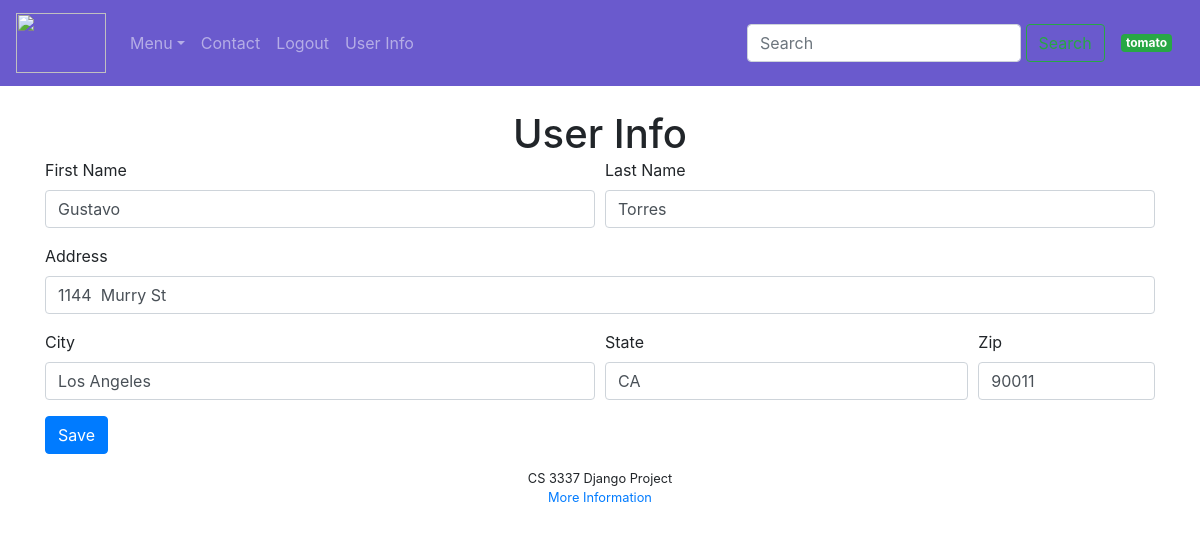
The app's page /user_info (signed in), older data.
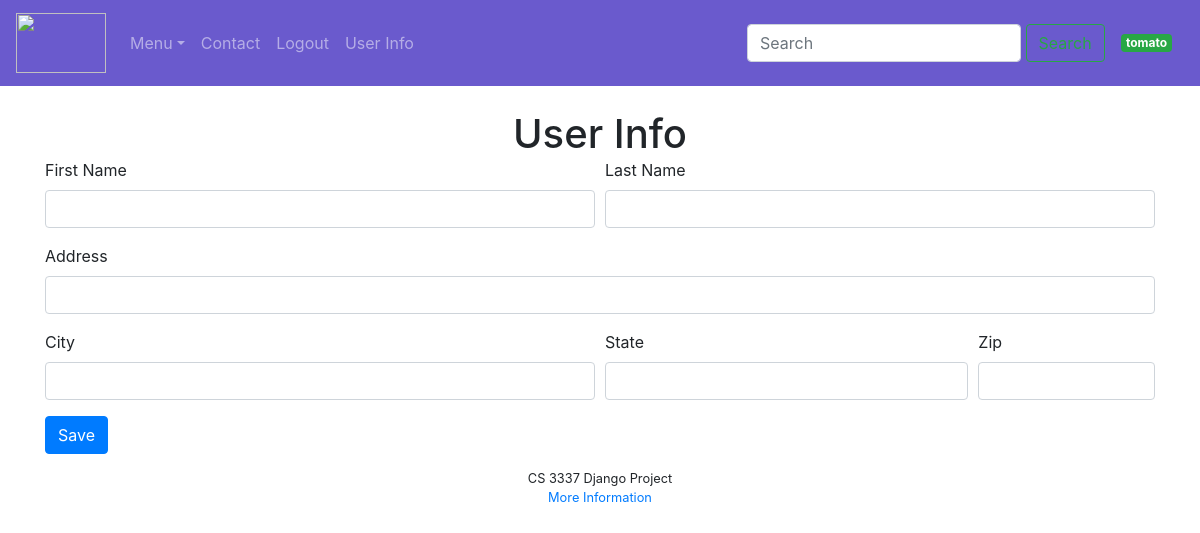
The same page, newer data.
### bookMng/models.py (models this page shows, shortened)
class User(models.Model):
    first_name = models.CharField(max_length=200)
    last_name = models.CharField(max_length=200)
    street = models.CharField(max_length=200)
    city = models.CharField(max_length=200)
    state = models.CharField(max_length=200)
    zipcode = models.CharField(max_length=200)
    username = models.OneToOneField(User, unique=True, on_delete=models.CASCADE)

### bookMng/views.py (the view)
# urls.py: path('user_info', views.user_info, name='user_info')
@login_required(login_url=reverse_lazy('login'))
def user_info(request):
    if request.method == 'POST':
        if User.objects.filter(username=request.user).exists():
            user = User.objects.get(username=request.user)
            form = UserInfoForm(request.POST, instance=user)
            if form.is_valid():
                userinfo = form.save(commit=False)
                try:
                    userinfo.username = request.user
                except Exception:
                    print('exception')
                    pass
                userinfo.save()
                return HttpResponseRedirect('/user_info')
        else:
            form = UserInfoForm(request.POST)
            if form.is_valid():
                userinfo = form.save(commit=False)
                try:
                    userinfo.username = request.user
                except Exception:
                    pass
                userinfo.save()
                return HttpResponseRedirect('/user_info')
    else:
        username = request.user
        if User.objects.filter(username=username).exists():
            user = User.objects.get(username=request.user )
            form = UserInfoForm(initial={
                'first_name': user.first_name,
                'last_name': user.last_name,
                'street': user.street,
                'city': user.city,
                'state': user.state,
                'zipcode': user.zipcode,
            })
        else:
            print('ran2')
            form = UserInfoForm()
    return render(request,
                  'bookMng/user_info.html',
                  {
                      'form': form,
                      'item_list': MainMenu.objects.all(),
                  }
                  )

### bookMng/forms.py
class UserInfoForm(ModelForm):
    class Meta:
        model = User
        fields = [
            'first_name',
            'last_name',
            'street',
            'city',
            'state',
            'zipcode',
        ]
        widgets = {
            'first_name': forms.TextInput(
                attrs={
                    'class': 'form-control'
                }
            ),
            'last_name': forms.TextInput(
                attrs={
                    'class': 'form-control'
                }
            ),
            'street': forms.TextInput(
                attrs={
                    'class': 'form-control'
                }
            ),
            'city': forms.TextInput(
                attrs={
                    'class': 'form-control'
                }
            ),
            'state': forms.TextInput(
                attrs={
                    'class': 'form-control'
                }
            ),
            'zipcode': forms.TextInput(
                attrs={
                    'class': 'form-control'
                }
            ),
        }

### bookEx/templates/bookMng/user_info.html (shortened to what this page needs)
{% extends "base.html" %}
{% load static %}
{% block content %}
<div class="container mt-4">
<h1 align="center" class="display-5 mx-auto my-auto px-5 py-8"> User Info </h1>
<form method="post">
    <div class="form-row">
        <div class="form-group col-md-6">
            <label>First Name</label>
            {{ form.first_name }}
        </div>
        <div class="form-group col-md-6">
            <label>Last Name</label>
            {{ form.last_name }}
        </div>
    </div>
    <div class="form-group">
        <label>Address</label>
        {{ form.street }}
    </div>
    <div class="form-row">
        <div class="form-group col-md-6">
            <label>City</label>
            {{ form.city }}
        </div>
        <div class="form-group col-md-4">
            <label>State</label>
            {{ form.state }}
        </div>
        <div class="form-group col-md-2">
            <label>Zip</label>
            {{ form.zipcode }}
        </div>
    </div>
    <button type="submit" class="btn btn-primary">Save</button>
</form>
</div>
{% endblock content %}

Row changes from the older to the newer data that the page shows:
removed User: first_name "Gustavo", last_name "Torres", street "1144 Murry St", city "Los Angeles", state "CA", zipcode "90011"
